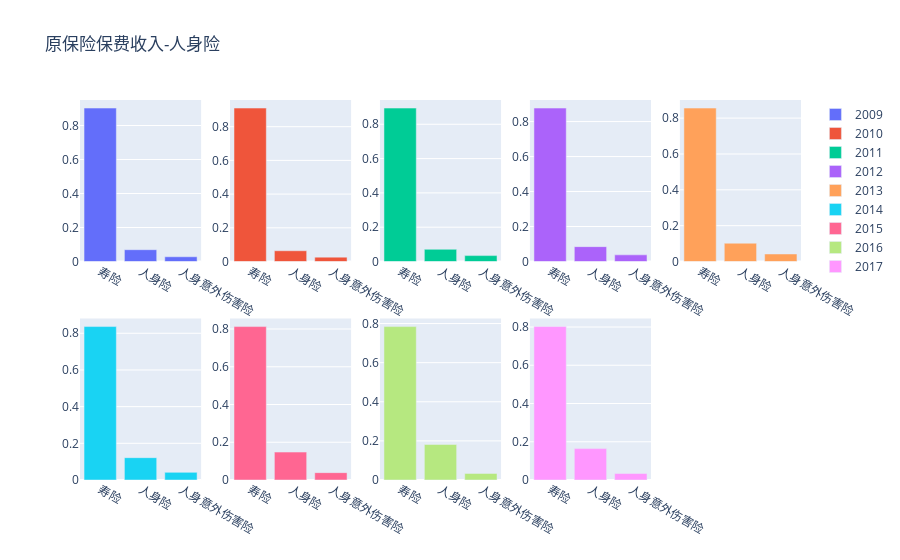

Notebook source saved alongside this figure:
### Code cell
from plotly.subplots import make_subplots


fig = make_subplots(
    rows=2, cols=5,
    column_widths=[0.5]*5,
    row_heights=[0.5]*2,
    specs=[[{"type": "bar"}, {"type": "bar"},{"type": "bar"},{"type": "bar"},{"type": "bar"}],
           [{"type": "bar"},{"type": "bar"},{"type": "bar"},{"type": "bar"}, None]])
tra_ls = []
for i in range(5):
    x = ['寿险','人身险','人身意外伤害险']
    y = data_Year[data_Year['Year']==Year_dict[i]].loc[:,['收入_寿险占比','收入_健康险占比', '收入_人身意外伤害险占比']].squeeze(axis = 0).tolist()
    fig.add_trace(
    go.Bar(x=x,y=y, showlegend=True,name= Year_dict[i]),
    row=1, col =i+1
)

for i in range(5,9):
    x = ['寿险','人身险','人身意外伤害险']
    y = data_Year[data_Year['Year']==Year_dict[i]].loc[:,['收入_寿险占比','收入_健康险占比', '收入_人身意外伤害险占比']].squeeze(axis = 0).tolist()
    fig.add_trace(
    go.Bar(x=x,y=y, showlegend=True,name=Year_dict[i]
        ),
    row=2, col = i-4
    )
fig.update_layout(title = '原保险保费收入-人身险')
fig.show()

### Figure 1 — Plotly figure (JSON) as saved in the notebook; plotly's stock layout.template omitted (floating-point values rounded to 4 significant figures)
{"data": [{"name": "2009", "showlegend": true, "type": "bar", "x": ["寿险", "人身险", "人身意外伤害险"], "xaxis": "x", "y": [0.9027, 0.06948, 0.02785], "yaxis": "y"}, {"name": "2010", "showlegend": true, "type": "bar", "x": ["寿险", "人身险", "人身意外伤害险"], "xaxis": "x2", "y": [0.9104, 0.06372, 0.0259], "yaxis": "y2"}, {"name": "2011", "showlegend": true, "type": "bar", "x": ["寿险", "人身险", "人身意外伤害险"], "xaxis": "x3", "y": [0.8945, 0.07115, 0.03437], "yaxis": "y3"}, {"name": "2012", "showlegend": true, "type": "bar", "x": ["寿险", "人身险", "人身意外伤害险"], "xaxis": "x4", "y": [0.877, 0.08494, 0.03802], "yaxis": "y4"}, {"name": "2013", "showlegend": true, "type": "bar", "x": ["寿险", "人身险", "人身意外伤害险"], "xaxis": "x5", "y": [0.8561, 0.102, 0.0419], "yaxis": "y5"}, {"name": "2014", "showlegend": true, "type": "bar", "x": ["寿险", "人身险", "人身意外伤害险"], "xaxis": "x6", "y": [0.8366, 0.1218, 0.04164], "yaxis": "y6"}, {"name": "2015", "showlegend": true, "type": "bar", "x": ["寿险", "人身险", "人身意外伤害险"], "xaxis": "x7", "y": [0.813, 0.148, 0.03902], "yaxis": "y7"}, {"name": "2016", "showlegend": true, "type": "bar", "x": ["寿险", "人身险", "人身意外伤害险"], "xaxis": "x8", "y": [0.7845, 0.1818, 0.03373], "yaxis": "y8"}, {"name": "2017", "showlegend": true, "type": "bar", "x": ["寿险", "人身险", "人身意外伤害险"], "xaxis": "x9", "y": [0.8022, 0.1641, 0.0337], "yaxis": "y9"}], "layout": {"title": {"text": "原保险保费收入-人身险"}, "xaxis": {"anchor": "y", "domain": [0, 0.168]}, "xaxis2": {"anchor": "y2", "domain": [0.208, 0.376]}, "xaxis3": {"anchor": "y3", "domain": [0.416, 0.584]}, "xaxis4": {"anchor": "y4", "domain": [0.624, 0.792]}, "xaxis5": {"anchor": "y5", "domain": [0.832, 1]}, "xaxis6": {"anchor": "y6", "domain": [0, 0.168]}, "xaxis7": {"anchor": "y7", "domain": [0.208, 0.376]}, "xaxis8": {"anchor": "y8", "domain": [0.416, 0.584]}, "xaxis9": {"anchor": "y9", "domain": [0.624, 0.792]}, "yaxis": {"anchor": "x", "domain": [0.575, 1]}, "yaxis2": {"anchor": "x2", "domain": [0.575, 1]}, "yaxis3": {"anchor": "x3", "domain": [0.575, 1]}, "yaxis4": {"anchor": "x4", "domain": [0.575, 1]}, "yaxis5": {"anchor": "x5", "domain": [0.575, 1]}, "yaxis6": {"anchor": "x6", "domain": [0, 0.425]}, "yaxis7": {"anchor": "x7", "domain": [0, 0.425]}, "yaxis8": {"anchor": "x8", "domain": [0, 0.425]}, "yaxis9": {"anchor": "x9", "domain": [0, 0.425]}}}
